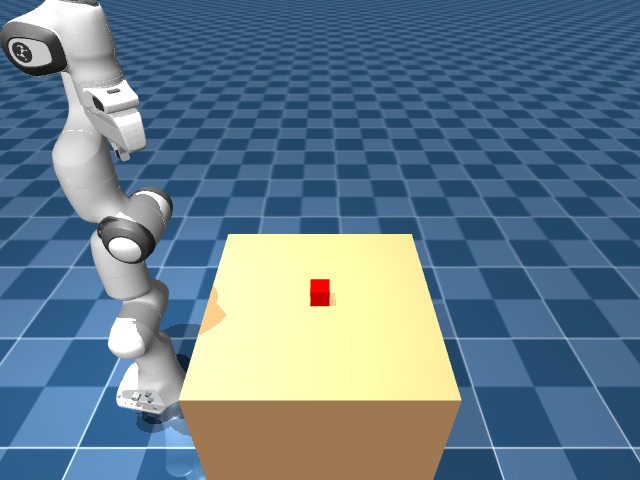
#> input picture assets/camera_view.png, 640 x 480 px
$ python -i detector.py   (imports and definitions only)
#> lines starting #> are read from the running program, lines starting #| are printed output that depends on the picture; after the words box and inside, x2 and y2 are one past the last pixel; in counts of white or black regions, pixels touching at a corner belong together
import cv2
import mujoco
import numpy as np


def segment_red(rgb_image):
    rgb_image = np.ascontiguousarray(rgb_image, dtype=np.uint8)
    hsv_image = cv2.cvtColor(rgb_image, cv2.COLOR_RGB2HSV)
#> hsv_image: shape (480, 640, 3); mean H, S, V 79.5, 121, 153.8
    mask1= cv2.inRange(hsv_image, (0, 100, 100), (10, 255, 255))
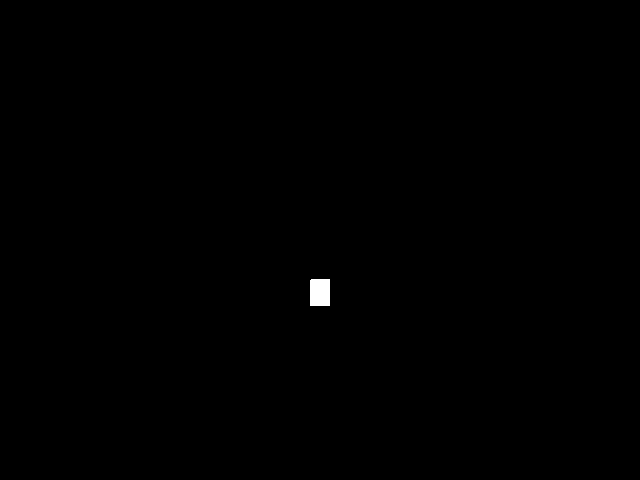
#> mask1: shape (480, 640); 0.18% white; 1 white region, box (x1, y1, x2, y2) and area: (310, 279, 330, 306) 539
    mask2 = cv2.inRange(hsv_image, (170, 100, 100), (180, 255, 255))
#> mask2: shape (480, 640); every value is 0
    mask = cv2.bitwise_or(mask1, mask2)


    # binary mask of the red color
    kernel = np.ones((5, 5), np.uint8)
    mask = cv2.morphologyEx(mask, cv2.MORPH_OPEN, kernel)
    mask = cv2.morphologyEx(mask, cv2.MORPH_CLOSE, kernel)

    # find contours
    contours,_=cv2.findContours(mask,cv2.RETR_EXTERNAL,cv2.CHAIN_APPROX_SIMPLE)
#> contours = 1 item
    if len(contours) == 0:
        return mask,None,False
    largest = max(contours,key=cv2.contourArea)
#> largest = [[311, 279], [310, 280], [310, 305], [329, 305], [329, 279]]
    if cv2.contourArea(largest) < 50:
        return mask,None,False

    # centroid
    M = cv2.moments(largest)
#> M = moments, m00 493.5, centre m10/m00, m01/m00 = (319.5, 292)
    if M['m00'] == 0:
        return mask,None,False
    u = int(M['m10'] / M['m00'])
#> u = 319
    v = int(M['m01'] / M['m00'])
#> v = 292

    return mask,(u,v),True

# [76 lines left out: functions camera_intrinsics, pixel_to_world, pixel_to_plane, segment_green, not called in this run]

>>> import cv2
>>> picture = cv2.cvtColor(cv2.imread('../assets/camera_view.png'), cv2.COLOR_BGR2RGB)
>>> result = segment_red(picture)
